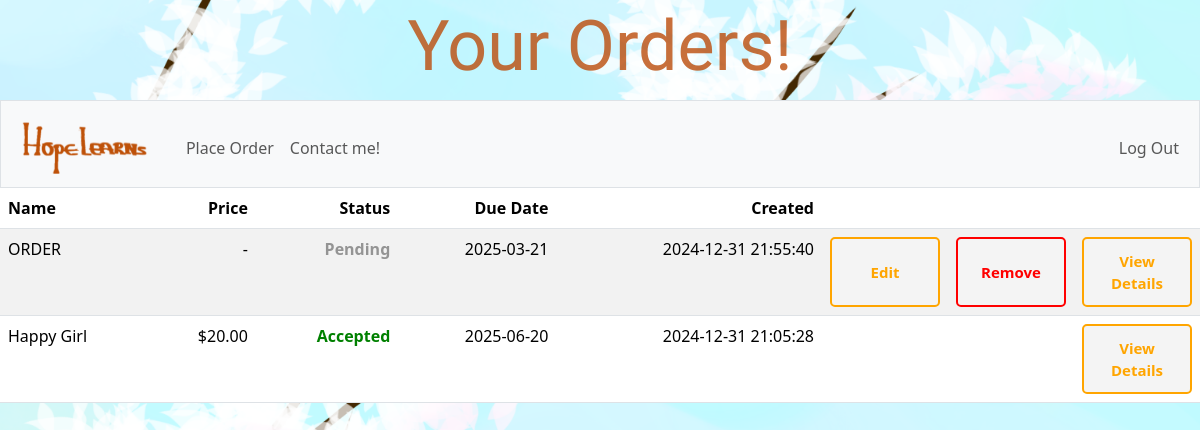
/ (signed in), run on the app's committed database.
### tables this page shows
CREATE TABLE orders (
    order_id INTEGER PRIMARY KEY AUTOINCREMENT NOT NULL,
    user_id INTEGER NOT NULL,
    order_name VARCHAR(255) NOT NULL,
    character_part VARCHAR(50) NOT NULL,
    preferred_style VARCHAR(50) NOT NULL,
    pose_view VARCHAR(50) NOT NULL,
    pose_description TEXT NOT NULL,
    character_features_description TEXT,
    outfit_description TEXT,
    has_background BOOLEAN NOT NULL,
    background_description TEXT,
    price NUMERIC DEFAULT NULL,
    status VARCHAR(10) CHECK (status IN ('pending', 'reviewed', 'accepted', 'completed')) DEFAULT 'pending',
    order_due_date DATE NOT NULL,
    created_at DATETIME DEFAULT CURRENT_TIMESTAMP,
    FOREIGN KEY (user_id) REFERENCES users(id) ON DELETE CASCADE
);

### app.py (the view)
@app.route("/")
@login_required
def index():
    user_id = session["user_id"]
    is_admin = user_or_admin(user_id)
    if is_admin:
        past_orders = db.execute("""
                                SELECT order_id,
                                order_name,
                                price,
                                status,
                                order_due_date,
                                created_at
                                FROM orders
                                ORDER BY order_due_date ASC
                                """)
    else:
        past_orders = db.execute("""
                                SELECT order_id,
                                order_name,
                                price,
                                status,
                                order_due_date,
                                created_at
                                FROM orders
                                WHERE user_id = ?
                                ORDER BY order_due_date ASC
                                """, user_id)
    for order in past_orders:
        if not order["price"]:
            order["price"] = '-'
    return render_template("index.html", action_required=True, is_admin=is_admin,
                           past_orders=past_orders, page_title="Orders!" if is_admin else "Your Orders!")

### app.py (called while the page is built)
@app.after_request
def after_request(response):
    response.headers["Cache-Control"] = "no-cache, no-store, must-revalidate"
    response.headers["Expires"] = 0
    response.headers["Pragma"] = "no-cache"
    return response

### helpers.py (called while the page is built)
def login_required(f):
    @wraps(f)
    def decorated_function(*args, **kwargs):
        if session.get("user_id") is None:
            return redirect("/login")
        return f(*args, **kwargs)
    return decorated_function

def usd(value):
    return f"${value:,.2f}"

def user_or_admin(user_id):
    is_admin = db.execute("SELECT is_admin FROM users WHERE id = ?", user_id)
    is_admin = is_admin[0]["is_admin"]
    return is_admin

### templates/index.html (shortened to what this page needs)
{% extends "layout.html" %}
{% block main %}
    <table class="table table-striped">
        <thead>
            <tr>
                <th class="align-left">Name</th>
                <th class="align-right">Price</th>
                <th class="align-right">Status</th>
                <th class="align-right">Due Date</th>
                <th class="align-right">Created</th>
                <th></th>
                {% if action_required %}
                    <th></th>
                    <th></th>
                {% endif %}
            </tr>
        </thead>
        <tbody>
            {% for order in past_orders %}
                <tr>
                    <td class="align-left">{{ order.order_name}}</td>
                    {% if order.price != '-' %}
                        <td class="align-right">{{ order.price | usd }}</td>
                    {% else %}
                        <td class="align-right">{{ order.price }}</td>
                    {% endif %}
                    {% if order.status == 'pending' %}
                        <td class="align-right color-grey bold">Pending</td>
                    {% elif order.status == 'reviewed' %}
                        <td class="align-right bold">Reviewed</td>
                    {% elif order.status == 'accepted' %}
                        <td class="align-right color-green bold">Accepted</td>
                    {% else %}
                        <td class="align-right color-green bold">Completed</td>
                    {% endif %}
                    <td class="align-right">{{ order.order_due_date }}</td>
                    <td class="align-right">{{ order.created_at }}</td>
                    {% if action_required %}
                        {% if not is_admin %}
                            {% if order.status == 'pending' %}
                                <td class="align-right small-width">
                                    <form action="/edit-order" method="get">
                                        <button type="submit" class="yellow-btn">Edit</button>
                                    </form>
                                </td>
                            {% endif %}
                        {% endif %}
                        {% if order.status == 'pending' or order.status == 'completed' or is_admin %}
                            <td class="align-right small-width">
                                <form action="/handle-action" method="post" onsubmit="return confirmDelete();">
                                    <button type="submit" class="red-btn" value="remove" name="action">Remove</button>
                                </form>
                            </td>
                        {% endif %}
                    {% endif %}
                    {% if order.status == 'accepted' and not is_admin %}
                        <td></td>
                        <td></td>
                    {% endif %}
                    <td class="align-right small-width">
                        <form action="/view-details" method="get">
                            <button type="submit" class="yellow-btn">View Details</button>
                        </form>
                    </td>
                </tr>
            {% endfor %}
        </tbody>
    </table>
{% endblock %}

### static/styles.css (style rules this page uses)
html, body { height: 100%; margin: 0; padding: 0 }
form { display: flex; flex-direction: column; gap: 15px }
body { background-image: url('/static/blue with trees.png'); background-repeat: repeat; background-size: cover; background-position: top center; width: 100%; min-height: 100vh }
.red-btn, .yellow-btn, .green-btn { background-color: #f4f4f4; border-radius: 5px; padding: 10px 20px; font-size: 15px; cursor: pointer; transition: all .3s ease; width: 110px; height: 70px; font-weight: 700; text-align: center }
.red-btn { color: red; border: 2px solid red }
.yellow-btn { color: orange; border: 2px solid orange }
.align-left { text-align: left }
.align-right { text-align: right }
.small-width { width: 100px }
.color-grey { color: #949494 !important }
.color-green { color: green !important }
.bold { font-weight: 700 }

### data on the page
orders: order_name "ORDER", price "-", status "Pending", order_due_date "2025-03-21", created_at "2024-12-31 21:55:40"
orders: order_name "Happy Girl", price "$20.00", status "Accepted", order_due_date "2025-06-20", created_at "2024-12-31 21:05:28"

### other printed values
{{ page_title or "Hope Learns!" }} "Your Orders!"
